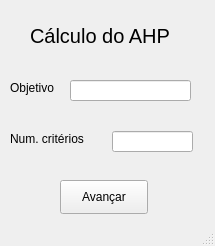
<?xml version="1.0" encoding="UTF-8"?>
<ui version="4.0">
 <class>MainWindow</class>
 <widget class="QMainWindow" name="MainWindow">
  <property name="geometry">
   <rect>
    <x>0</x>
    <y>0</y>
    <width>215</width>
    <height>246</height>
   </rect>
  </property>
  <property name="windowTitle">
   <string>Tela 1</string>
  </property>
  <widget class="QWidget" name="centralwidget">
   <widget class="QLabel" name="label">
    <property name="geometry">
     <rect>
      <x>10</x>
      <y>79</y>
      <width>59</width>
      <height>18</height>
     </rect>
    </property>
    <property name="text">
     <string>Objetivo</string>
    </property>
   </widget>
   <widget class="QLabel" name="label_2">
    <property name="geometry">
     <rect>
      <x>10</x>
      <y>130</y>
      <width>91</width>
      <height>18</height>
     </rect>
    </property>
    <property name="text">
     <string>Num. critérios</string>
    </property>
   </widget>
   <widget class="QLineEdit" name="lineEdit">
    <property name="geometry">
     <rect>
      <x>70</x>
      <y>80</y>
      <width>121</width>
      <height>21</height>
     </rect>
    </property>
   </widget>
   <widget class="QLineEdit" name="lineEdit_2">
    <property name="geometry">
     <rect>
      <x>112</x>
      <y>131</y>
      <width>81</width>
      <height>21</height>
     </rect>
    </property>
   </widget>
   <widget class="QLabel" name="label_3">
    <property name="geometry">
     <rect>
      <x>30</x>
      <y>20</y>
      <width>151</width>
      <height>31</height>
     </rect>
    </property>
    <property name="font">
     <font>
      <pointsize>15</pointsize>
     </font>
    </property>
    <property name="text">
     <string>Cálculo do AHP</string>
    </property>
   </widget>
   <widget class="QPushButton" name="pushButton">
    <property name="geometry">
     <rect>
      <x>60</x>
      <y>180</y>
      <width>88</width>
      <height>34</height>
     </rect>
    </property>
    <property name="text">
     <string>Avançar</string>
    </property>
   </widget>
  </widget>
  <widget class="QStatusBar" name="statusbar"/>
 </widget>
 <resources/>
 <connections/>
</ui>
